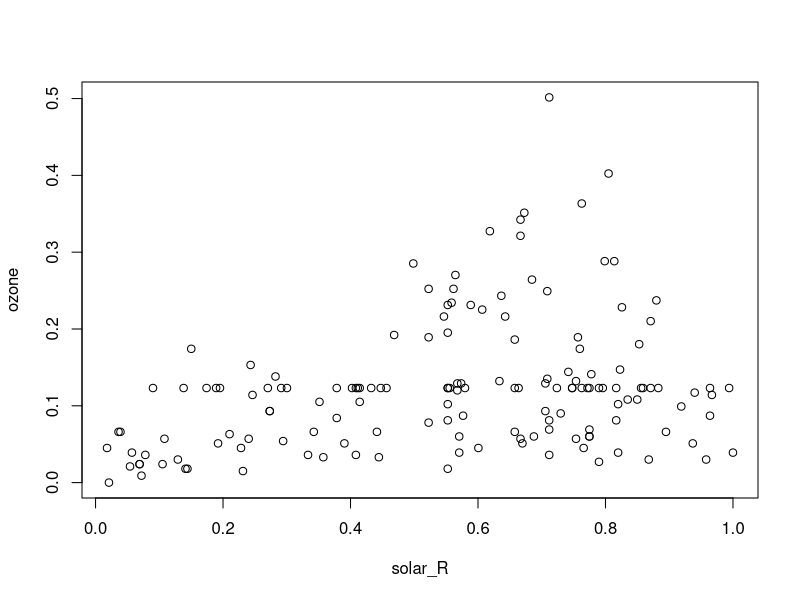

This figure's R source:

  # Loading airquality dataset
  data("airquality")
  my_airquality_data <- airquality
 
  # Summarising dataset
  summary(my_airquality_data)

  
  # Data cleaning
  sum(is.na(my_airquality_data))
  
   # Finding out total no of NA in each column
   sapply(my_airquality_data, function(x)sum(is.na(x)))
 
   # Solution 1 to remove NA values : Omit rows containing NA value  
   copy <- airquality
   nrow(copy)

   nrow(na.omit(copy))
   
   # Solution 2 to remove NA values : Replace NA value with mean value 
   
   my_airquality_data$Ozone[is.na(my_airquality_data$Ozone)] <- as.integer(mean(my_airquality_data$Ozone, na.rm = TRUE))
   
   my_airquality_data$Solar.R[is.na(my_airquality_data$Solar.R)] <- as.integer(mean(my_airquality_data$Solar.R, na.rm = TRUE))
   
   # Checking if there are any NA values
   sum(is.na(my_airquality_data))
   
   
  # Data integration
  
   my_airquality_data_subset_1 <- my_airquality_data[1:10, c(2,3)]

   my_airquality_data_subset_2 <- my_airquality_data[1:10, c(4,5)]   
   
   cbind(my_airquality_data_subset_1, my_airquality_data_subset_2)

   
  # Data transformation

   copy$Month <- month.abb[copy$Month]

  
  # Data model building (regression model for prediction of Ozone value)   
   
   # Normalizing the dataset so that no particular attribute has more impact on clustering algorithm than others.
   normalize <- function(x){
      
      return((x-min(x))/(max(x)-min(x)))
   
   }
   
   # replace contents of dataset with normalized values
   my_airquality_data_normalized <- normalize(my_airquality_data) 
   str(my_airquality_data_normalized)    
   
   # Setting predictor attribute
   solar_R <- my_airquality_data_normalized[, "Solar.R"]
   
   # Setting target attribute
   ozone <- my_airquality_data_normalized[, "Ozone"]
   
   # Fitting linear model
   model_ozone_solar_R <- lm(ozone~solar_R)
   model_ozone_solar_R        # Gives values of y-intercept and slope         
   
   plot(ozone~solar_R)
   
   # Prediction of 'Ozone' when 'Solar.R'= 20
   p1 <- predict(model_ozone_solar_R, data.frame("solar_R" = 20))
   p1   
      
   
